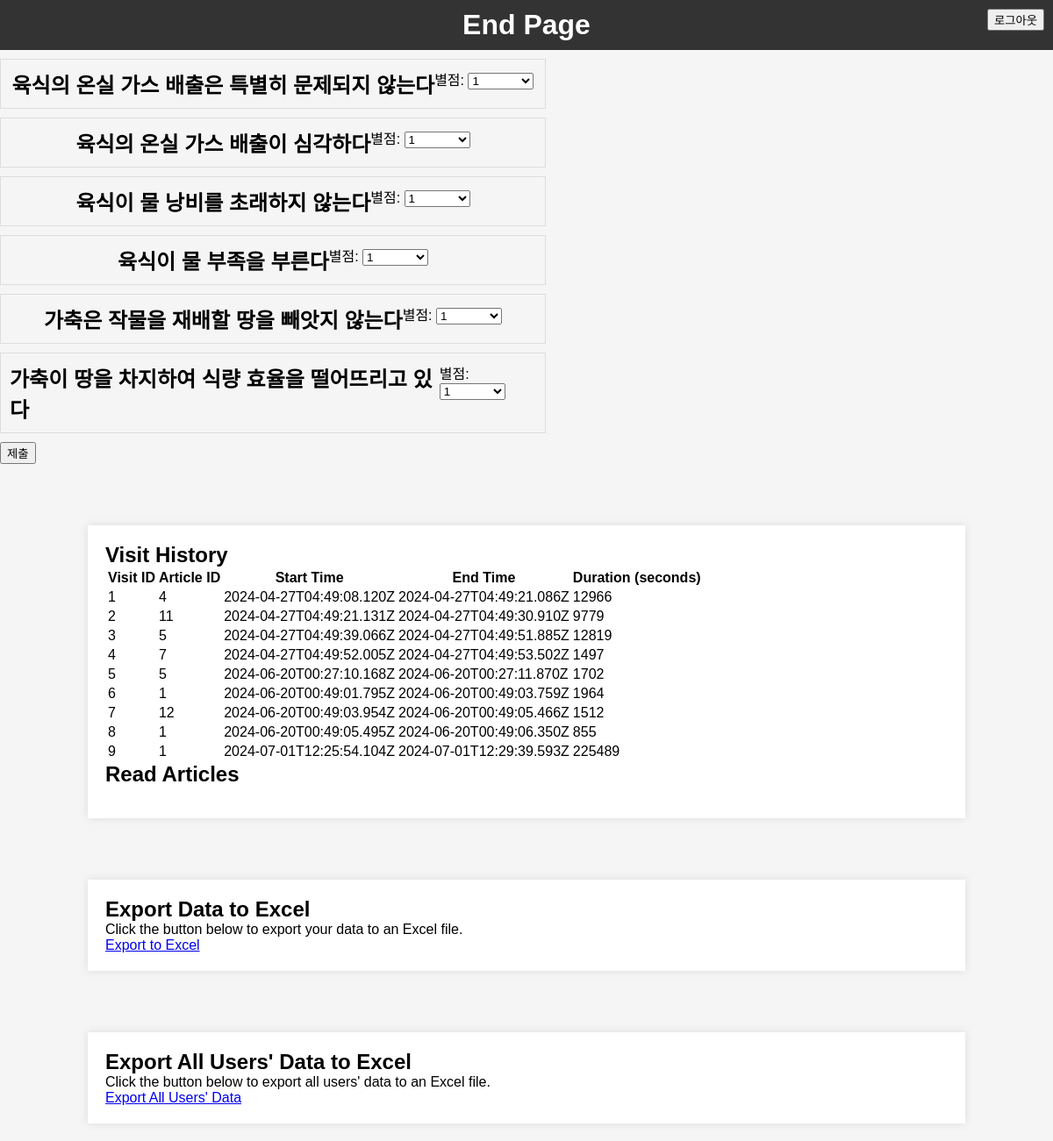
Before: /end (signed in) with the older database file.
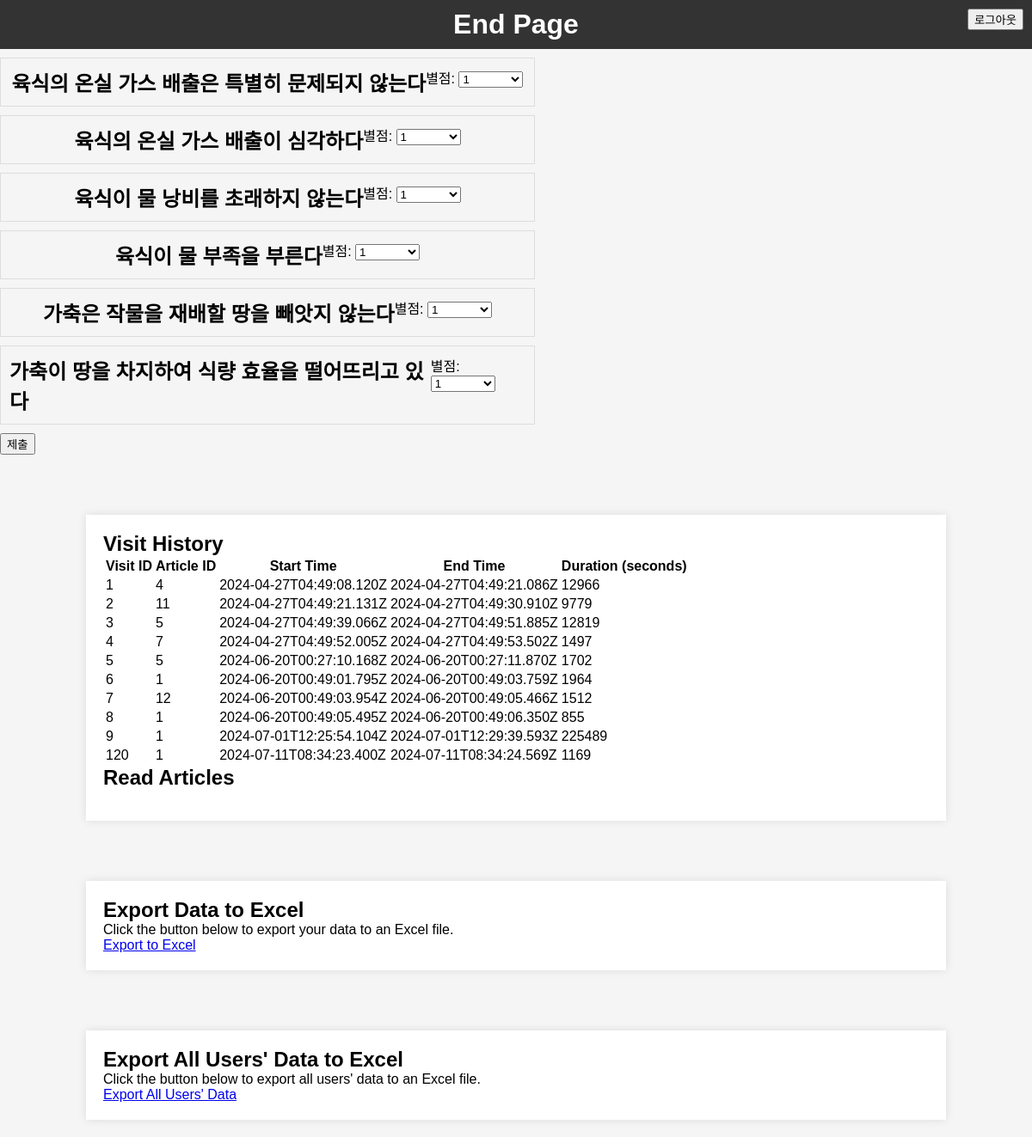
After: the same page with the newer database file.
### app.py (models this page shows)
class Article(db.Model):
    id = db.Column(db.Integer, primary_key=True)
    title = db.Column(db.String(100), nullable=False)
    content = db.Column(db.Text, nullable=False)
    author_name = db.Column(db.String(100))  # 저자 이름
    author_occupation = db.Column(db.String(100))  # 저자 직업
    author_email = db.Column(db.String(100))  # 저자 이메일
    author_description = db.Column(db.Text)  # 저자 설명
    display_on_index = db.Column(db.Boolean, default=False)
    ratings = db.relationship('Rating', backref='article', lazy=True)

class Visit(db.Model):
    id = db.Column(db.Integer, primary_key=True)
    user_id = db.Column(db.Integer, db.ForeignKey('user.id', name='fk_visit_user'), nullable=False)
    article_id = db.Column(db.String(255), nullable=False)
    start_time = db.Column(db.String(255), nullable=False)
    end_time = db.Column(db.String(255), nullable=False)
    duration = db.Column(db.Integer, nullable=False)
    author_info_clicked = db.Column(db.Boolean, default=False)  # 추가된 필드

### app.py (the view)
@app.route('/end')
def end_page():
    visit_history = Visit.query.filter_by(user_id=session['user_id']).all()
    articles = Article.query.all()
    return render_template('end.html', visit_history=visit_history, articles=articles)

### templates/end.html (shortened to what this page needs)
<!DOCTYPE html>
<html lang="en">
<head>
    <link rel="stylesheet" type="text/css" href="/static/styles.css">
</head>
<body>
    <header>
        <h1>End Page</h1>
        <div style="position: fixed; right: 10px; top: 10px;">
            <a href="{{ url_for('login') }}">
                <button>로그아웃</button>
            </a>
        </div>
    </header>
    <form action="/rate" method="post" onsubmit="showCompletionMessage()">
        {% for article in articles %}
        {% if article.display_on_index %}
        <div class="article">
          <div class="article-header">
            <h3 class="article-title">{{ article.title }}</h3>
            <div class="rating-section">
              <label for="rating_{{ article.id }}">별점:</label>
              <select name="rating_{{ article.id }}" id="rating_{{ article.id }}">
                <option value="1">1</option>
              </select>
            </div>
          </div>
        </div>
        {% endif %}
        {% endfor %}
        <input type="submit" value="제출" >
    </form>
    <div class="container">
        <h2>Visit History</h2>
        <table>
            <thead>
                <tr>
                    <th>Visit ID</th>
                    <th>Article ID</th>
                    <th>Start Time</th>
                    <th>End Time</th>
                    <th>Duration (seconds)</th>
                </tr>
            </thead>
            <tbody>
                {% for visit in visit_history %}
                    <tr>
                        <td>{{ visit.id }}</td>
                        <td>{{ visit.article_id }}</td>
                        <td>{{ visit.start_time }}</td>
                        <td>{{ visit.end_time }}</td>
                        <td>{{ visit.duration }}</td>
                    </tr>
                {% endfor %}
            </tbody>
        </table>
        <h2>Read Articles</h2>
    </div>
    {% if session['user_name'] %}
    <div class="container">
        <h2>Export Data to Excel</h2>
        <p>Click the button below to export your data to an Excel file.</p>
        <a href="/export-to-excel" class="export-button">Export to Excel</a>
    </div>
    {% endif %}
    {% if session['user_name'] == 'admin' %}
    <div class="container">
        <h2>Export All Users' Data to Excel</h2>
        <p>Click the button below to export all users' data to an Excel file.</p>
        <a href="/export-all-to-excel" class="export-button">Export All Users' Data</a>
    </div>
    {% endif %}
</body>
</html>

### static/styles.css (style rules this page uses)
body, h1, h2, p { margin: 0; padding: 0; }
body { font-family: Arial, sans-serif; background-color: #f5f5f5; }
header { background-color: #333; color: #fff; padding: 10px; text-align: center; }
.container { max-width: 80%; margin: 20px auto; padding: 20px; background-color: #fff; box-shadow: 0 0 10px rgba(0, 0, 0, 0.1); margin-top: 70px; }
.article { width: 600px; border: 1px solid #ddd; padding: 10px; margin: 10px 0; cursor: pointer; }
.article-header { display: flex; justify-content: center; }

### templates/end.html (style rules this page uses)
.article { width: 600px; border: 1px solid #ddd; padding: 10px; margin: 10px 0; cursor: pointer; overflow: hidden; transition: max-height 0.3s ease-out; }
.article h3 { font-size: 24px; margin: 0; }

Changed rows visible on the page:
added Visit: id "120", article_id "1", start_time "2024-07-11T08:34:23.400Z", end_time "2024-07-11T08:34:24.569Z", duration "1169"
